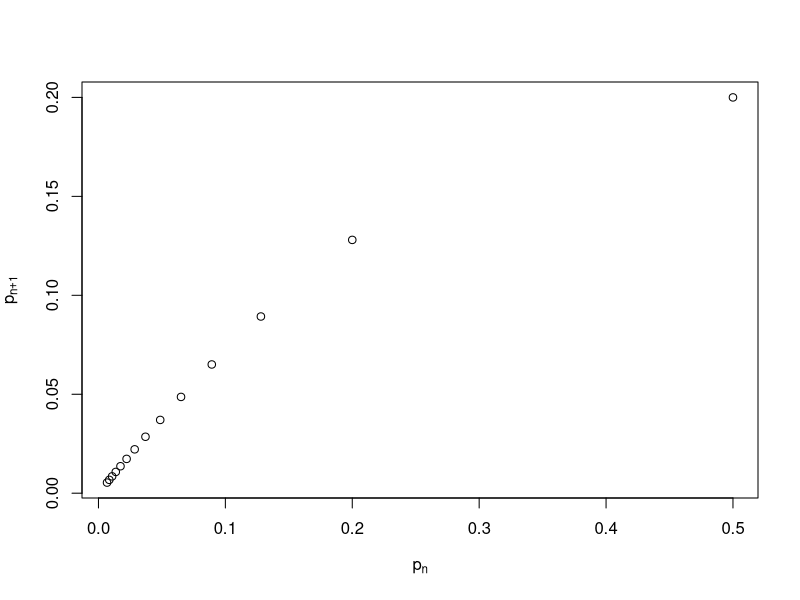
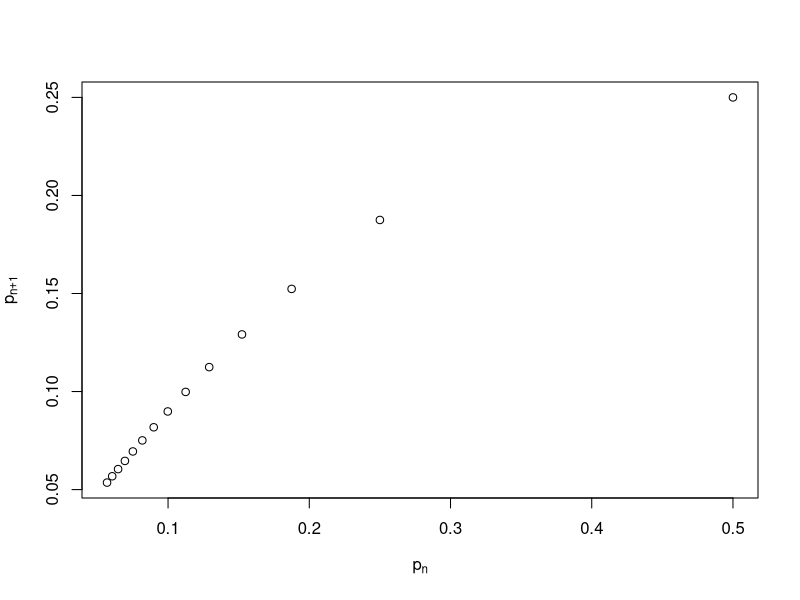
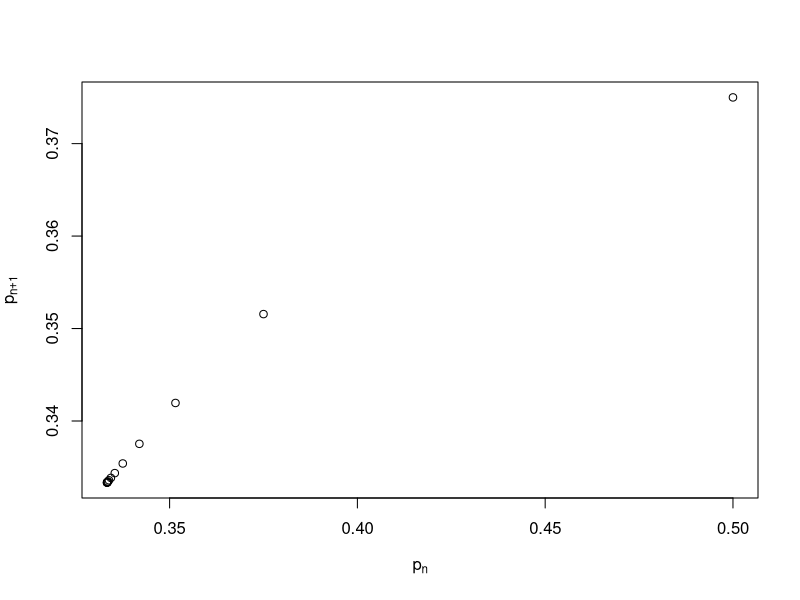
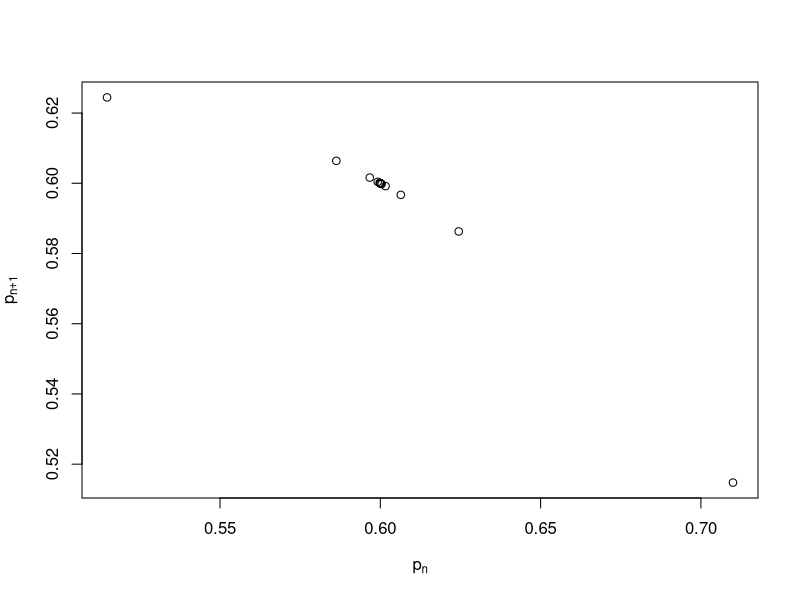
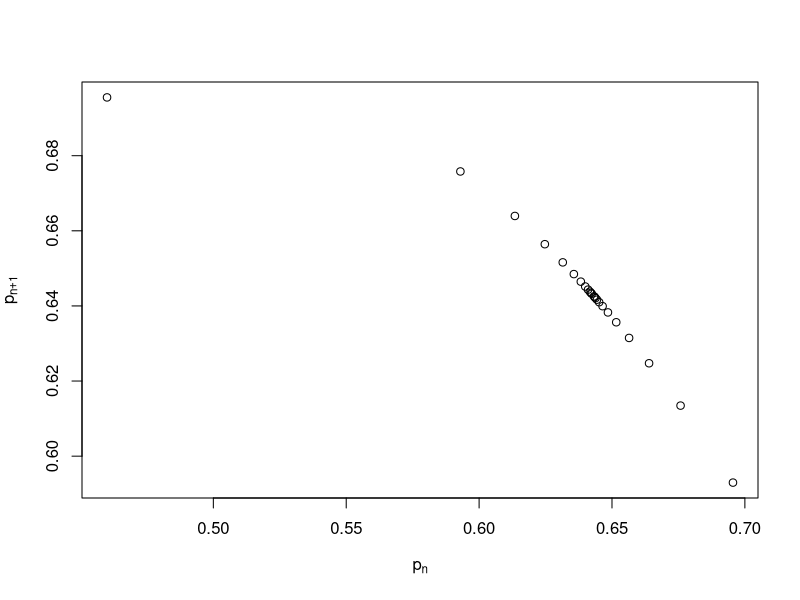
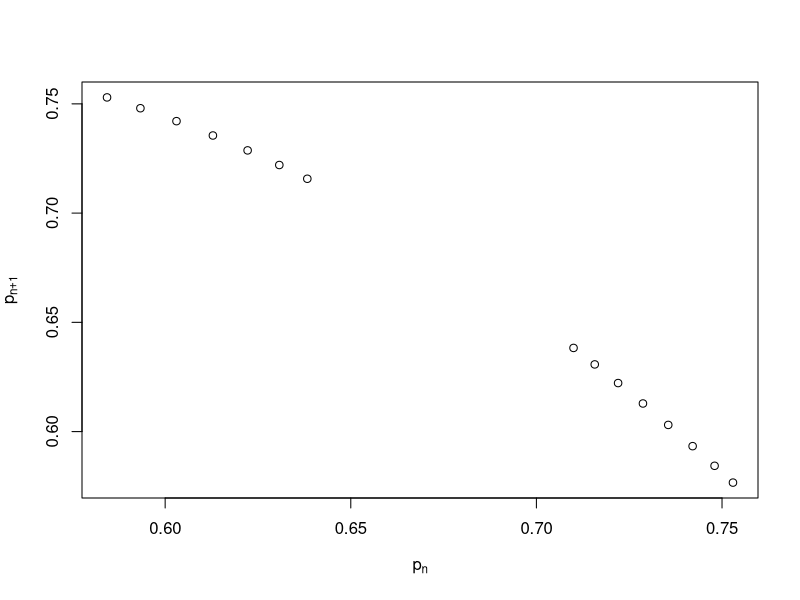
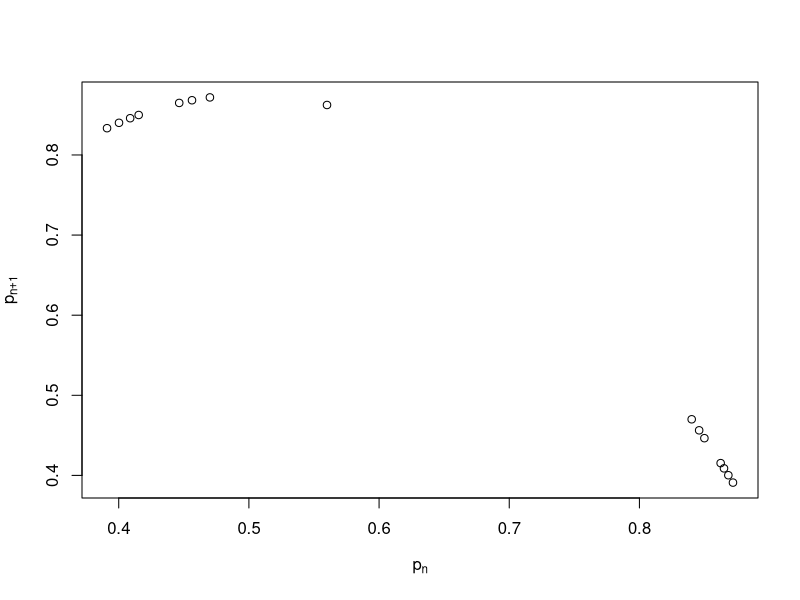

Here is the R script that generated these plots, in order:
## ---- chunk 1
func = function(k,p,n){
  vec = c()
    for(i in 1:n){
      print(p)
      vec=c(vec,p)
      p=k*p*(1-p)
    }
  
  xx = vec[-length(vec)]
  yy = vec[-1]
  
  plot(x = xx, y = yy, xlab = expression("p"[n]) ,ylab = expression("p"[n+1]))
  
}

## ---- chunk 2
func(0.8,0.5,15)
print("------------")
func(1.0,0.5,15)
## ---- chunk 3
func(1.5,0.5,15) # nearer to 1/3
print("------------")
func(2.5,0.71,15) # nearer to 0.6
print("------------")
func(2.8,0.46,25) # nearer to 0.643
## ---- chunk 4
func(3.1,0.71,16) # further to 0.677
print("------------")
func(3.5,0.56,16) # further to 0.677
